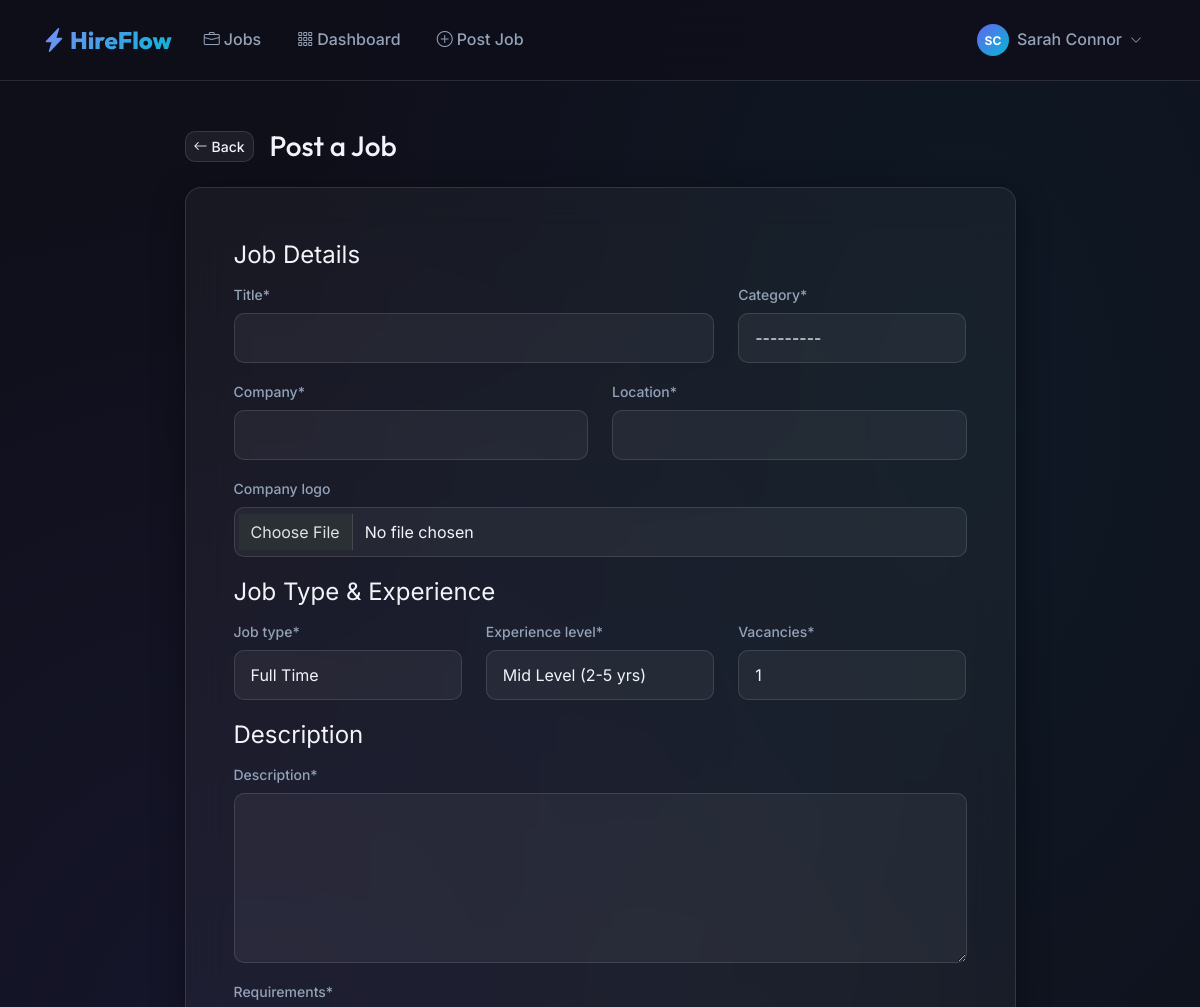
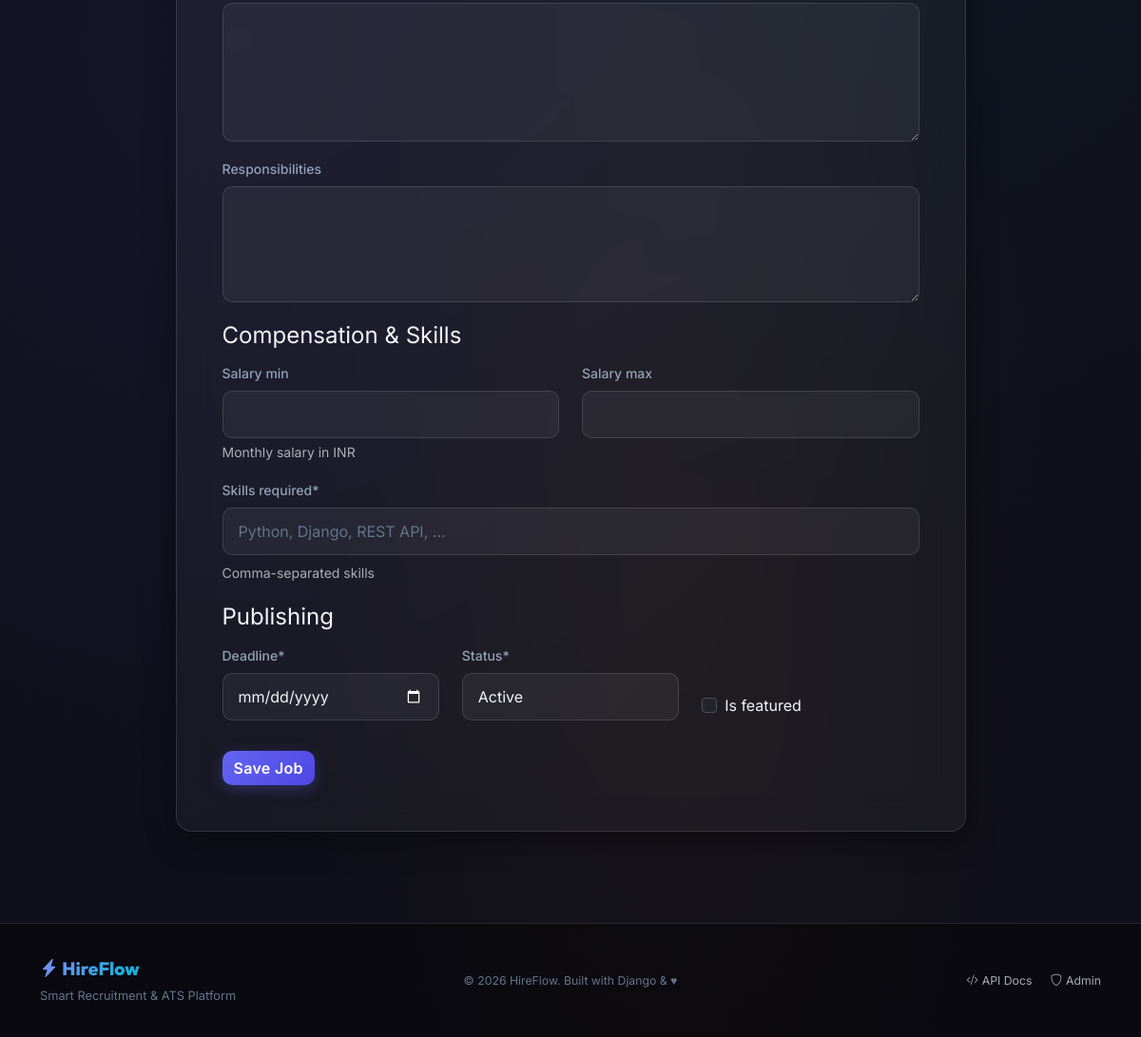
/jobs/create/ (signed in), run on the app's committed database (2 pictures, top to bottom).
### accounts/models.py (models this page shows, shortened)
class CustomUser(AbstractUser):
    ROLE_CHOICES = [
        ('admin', 'Admin'),
        ('recruiter', 'Recruiter'),
        ('applicant', 'Applicant'),
    ]
    role = models.CharField(max_length=20, choices=ROLE_CHOICES, default='applicant')
    email = models.EmailField(unique=True)
    USERNAME_FIELD = 'email'
    REQUIRED_FIELDS = ['username', 'first_name', 'last_name']
    @property
    def is_admin(self):
        return self.role == 'admin'
    @property
    def is_recruiter(self):
        return self.role == 'recruiter'
    @property
    def is_applicant(self):
        return self.role == 'applicant'
    def get_full_name(self):
        return f'{self.first_name} {self.last_name}'.strip() or self.username

### jobs/views.py (the view)
# urls.py: path('jobs/create/', views.job_create, name='create'),
@login_required
def job_create(request):
    if not (request.user.is_recruiter or request.user.is_admin):
        messages.error(request, 'Only recruiters can post jobs.')
        return redirect('jobs:list')
    if request.method == 'POST':
        form = JobForm(request.POST, request.FILES)
        if form.is_valid():
            job = form.save(commit=False)
            job.recruiter = request.user
            job.save()
            messages.success(request, f'Job "{job.title}" posted successfully!')
            return redirect('jobs:detail', pk=job.pk)
    else:
        form = JobForm()
    return render(request, 'jobs/job_form.html', {'form': form, 'title': 'Post a Job'})

### jobs/models.py (called while the page is built)
    def __str__(self):
        return self.name

### templates/jobs/job_form.html (shortened to what this page needs)
{% extends 'base.html' %}
{% load crispy_forms_tags %}
{% block content %}
<div class="container py-5">
  <div class="row justify-content-center">
    <div class="col-lg-9">
      <div class="d-flex align-items-center gap-3 mb-4">
        <a href="{% url 'dashboard:recruiter_jobs' %}" class="btn btn-secondary-glass btn-sm">
          <i class="bi bi-arrow-left me-1"></i>Back
        </a>
        <h1 class="h3 mb-0">{{ title }}</h1>
      </div>
      <div class="glass-card-static p-4 p-md-5">
        {% crispy form %}
      </div>
    </div>
  </div>
</div>
{% endblock %}

### templates/base.html (shortened to what this page needs)
{% load static %}
<!DOCTYPE html>
<html lang="en" data-bs-theme="dark">
<head>
  <link href="https://cdn.jsdelivr.net/npm/bootstrap@5.3.2/dist/css/bootstrap.min.css" rel="stylesheet">
  <link rel="stylesheet" href="https://cdn.jsdelivr.net/npm/bootstrap-icons@1.11.3/font/bootstrap-icons.min.css">
  <link rel="stylesheet" href="{% static 'css/main.css' %}">
</head>
<body>
  <nav class="navbar navbar-expand-lg">
    <div class="container">
      <a class="navbar-brand" href="{% url 'jobs:list' %}">
        <i class="bi bi-lightning-charge-fill me-1"></i>HireFlow
      </a>
      <div class="collapse navbar-collapse" id="navMain">
        <ul class="navbar-nav me-auto gap-1">
          <li class="nav-item">
            <a class="nav-link {% if request.resolver_match.namespace == 'jobs' and request.resolver_match.url_name == 'list' %}active{% endif %}"
               href="{% url 'jobs:list' %}">
              <i class="bi bi-briefcase me-1"></i>Jobs
            </a>
          </li>
          {% if user.is_authenticated %}
          <li class="nav-item">
            <a class="nav-link {% if request.resolver_match.namespace == 'dashboard' %}active{% endif %}"
               href="{% url 'dashboard:home' %}">
              <i class="bi bi-grid-3x3-gap me-1"></i>Dashboard
            </a>
          </li>
          {% if user.is_recruiter or user.is_admin %}
          <li class="nav-item">
            <a class="nav-link" href="{% url 'jobs:create' %}">
              <i class="bi bi-plus-circle me-1"></i>Post Job
            </a>
          </li>
          {% endif %}
          {% endif %}
        </ul>
        <ul class="navbar-nav gap-2 align-items-center">
          {% if user.is_authenticated %}
            <li class="nav-item dropdown">
              <a class="nav-link d-flex align-items-center gap-2" href="#" data-bs-toggle="dropdown">
                <div class="avatar-circle" style="width:32px;height:32px;font-size:0.75rem;">
                  {{ user.first_name|first|upper }}{{ user.last_name|first|upper }}
                </div>
                <span class="d-none d-md-inline">{{ user.get_full_name }}</span>
                <i class="bi bi-chevron-down" style="font-size:0.75rem;"></i>
              </a>
            </li>
          {% endif %}
        </ul>
      </div>
    </div>
  </nav>
  <main>
    {% block content %}{% endblock %}
  </main>
  <footer class="mt-5">
    <div class="container">
      <div class="row align-items-center">
        <div class="col-md-4">
          <span class="navbar-brand mb-0" style="font-size:1.2rem;">
            <i class="bi bi-lightning-charge-fill me-1"></i>HireFlow
          </span>
          <p class="mt-1 mb-0" style="color:var(--text-muted);font-size:0.8rem;">Smart Recruitment & ATS Platform</p>
        </div>
        <div class="col-md-4 text-center">
          <small style="color:var(--text-muted);">
            &copy; {% now "Y" %} HireFlow. Built with Django & ♥
          </small>
        </div>
        <div class="col-md-4 text-end">
          <a href="{% url 'api:api-root' %}" class="text-muted text-decoration-none small me-3">
            <i class="bi bi-code-slash me-1"></i>API Docs
          </a>
          <a href="/admin/" class="text-muted text-decoration-none small">
            <i class="bi bi-shield me-1"></i>Admin
          </a>
        </div>
      </div>
    </div>
  </footer>
</body>
</html>

### static/css/main.css (style rules this page uses)
:root { --primary: #6366f1; --primary-dark: #4f46e5; --primary-light: #818cf8; --secondary: #06b6d4; --accent: #f59e0b; --success: #10b981; --danger: #ef4444; --warning: #f59e0b; --info: #3b82f6; --bg-dark: #0f0f1a; --bg-card: rgba(255, 255, 255, 0.04); --bg-card-hover: rgba(255, 255, 255, 0.08); --bg-glass: rgba(255, 255, 255, 0.06); --border-glass: rgba(255, 255, 255, 0.12); --text-primary: #f1f5f9; --text-secondary: #94a3b8; --text-muted: #64748b; --radius: 16px; --radius-sm: 10px; --radius-lg: 24px; --shadow-card: 0 8px 32px rgba(0, 0, 0, 0.4); --shadow-hover: 0 20px 60px rgba(99, 102, 241, 0.2); --transition: all 0.3s cubic-bezier(0.4, 0, 0.2, 1); }
*, *::before, *::after { box-sizing: border-box; margin: 0; padding: 0; }
html { scroll-behavior: smooth; }
body { font-family: 'Inter', sans-serif; background-color: var(--bg-dark); background-image: radial-gradient(ellipse at 20% 50%, rgba(99, 102, 241, 0.08) 0%, transparent 60%), radial-gradient(ellipse at 80% 20%, rgba(6, 182, 212, 0.06) 0%, transparent 50%), radial-gradient(ellipse at 60% 80%, rgba(245, 158, 11, 0.04) 0%, transparent 40%); background-attachment: fixed; color: var(--text-primary); min-height: 100vh; line-height: 1.6; }
h1, h2, h3, h4, h5, h6 { font-family: 'Outfit', sans-serif; font-weight: 700; }
.navbar { background: rgba(15, 15, 26, 0.85) !important; backdrop-filter: blur(20px); -webkit-backdrop-filter: blur(20px); border-bottom: 1px solid var(--border-glass); padding: 1rem 0; position: sticky; top: 0; z-index: 1000; }
.navbar-brand { font-family: 'Outfit', sans-serif; font-weight: 800; font-size: 1.5rem; background: linear-gradient(135deg, var(--primary-light), var(--secondary)); -webkit-background-clip: text; -webkit-text-fill-color: transparent; background-clip: text; }
.nav-link { color: var(--text-secondary) !important; font-weight: 500; transition: var(--transition); padding: 0.5rem 1rem !important; border-radius: var(--radius-sm); }
.glass-card-static { background: var(--bg-card); border: 1px solid var(--border-glass); border-radius: var(--radius); backdrop-filter: blur(20px); box-shadow: var(--shadow-card); }
.btn-primary { background: linear-gradient(135deg, var(--primary), var(--primary-dark)); border: none; border-radius: var(--radius-sm); font-weight: 600; letter-spacing: 0.3px; transition: var(--transition); box-shadow: 0 4px 15px rgba(99, 102, 241, 0.3); }
.btn-secondary-glass { background: var(--bg-glass); border: 1px solid var(--border-glass); color: var(--text-primary); border-radius: var(--radius-sm); font-weight: 500; transition: var(--transition); }
.form-control, .form-select { background: rgba(255, 255, 255, 0.05) !important; border: 1px solid var(--border-glass) !important; color: var(--text-primary) !important; border-radius: var(--radius-sm) !important; padding: 0.75rem 1rem !important; transition: var(--transition); }
.form-control::placeholder { color: var(--text-muted) !important; }
.form-label { color: var(--text-secondary); font-weight: 500; font-size: 0.875rem; margin-bottom: 0.4rem; }
.form-select option { background: #1e1e3a; color: var(--text-primary); }
.avatar-circle { width: 40px; height: 40px; border-radius: 50%; background: linear-gradient(135deg, var(--primary), var(--secondary)); display: flex; align-items: center; justify-content: center; font-weight: 700; color: white; font-size: 0.875rem; flex-shrink: 0; }
footer { background: rgba(0,0,0,0.4); border-top: 1px solid var(--border-glass); padding: 2rem 0; color: var(--text-muted); font-size: 0.875rem; }

### data on the page
CustomUser: first_name|first "S", last_name|first "C", get_full_name "Sarah Connor"

### other printed values
{{ title }} "Post a Job"
